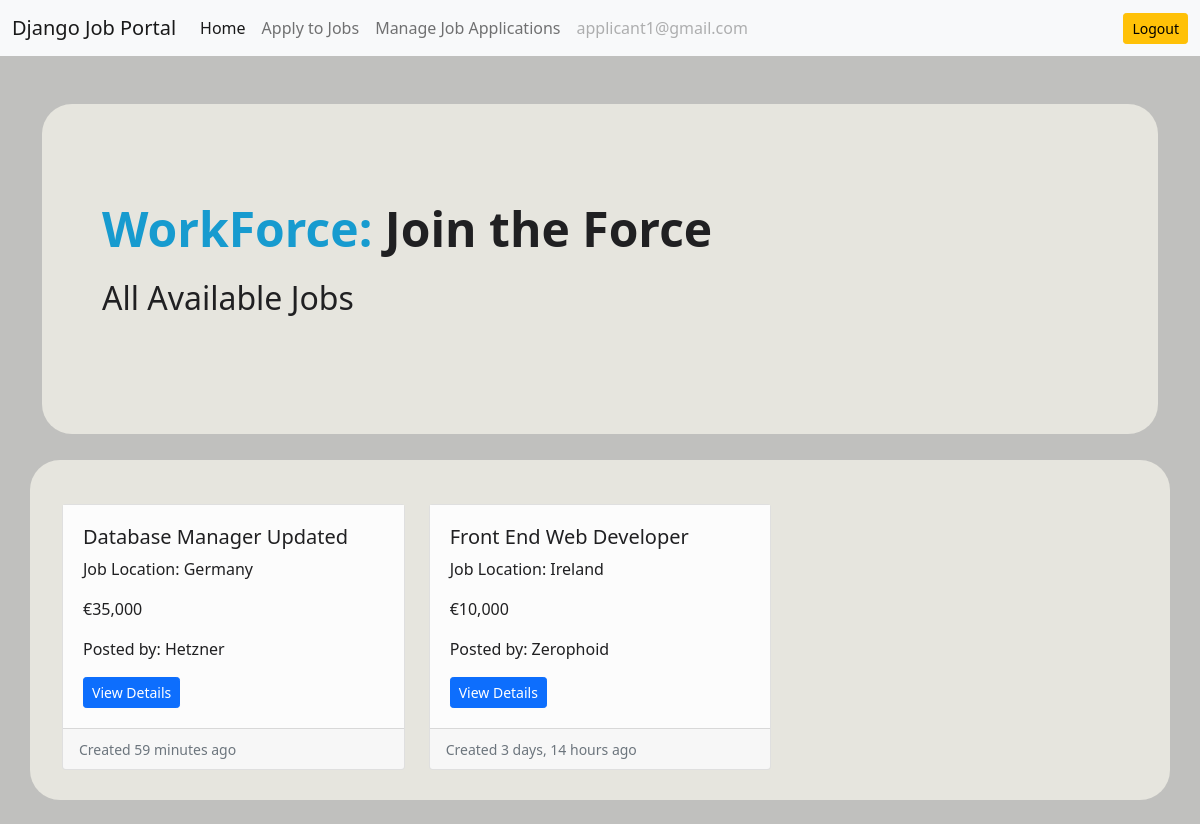
The page /job-listing/ (signed in) on the database its author committed.
### users/models.py (models this page shows)
class User(AbstractUser):
    email = models.EmailField(unique=True)
    is_recruiter = models.BooleanField(default=False)
    is_applicant = models.BooleanField(default=False)
    has_resume = models.BooleanField(default=False)
    has_company = models.BooleanField(default=False)

### work/models.py (models this page shows, shortened)
class Job(models.Model):
    job_type_choices = (
        ("Remote", "Remote"),
        ("Onsite", "Onsite"),
        ("Hybrid", "Hybrid"),
    )
    user = models.ForeignKey(User, on_delete=models.CASCADE)
    company = models.ForeignKey(Company, on_delete=models.CASCADE)
    title = models.CharField(max_length=100)
    city = models.CharField(max_length=100)
    salary = models.PositiveIntegerField(default=35000)
    requirements = models.TextField()
    ideal_candidate = models.TextField()
    is_available = models.BooleanField(default=True)
    timestamp = models.DateTimeField(auto_now_add=True)
    industry = models.ForeignKey(
        Industry, on_delete=models.DO_NOTHING, null=True, blank=True
    )
    state = models.ForeignKey(State, on_delete=models.DO_NOTHING, null=True, blank=True)
    job_type = models.CharField(
        max_length=20, choices=job_type_choices, null=True, blank=True
    )

class State(models.Model):
    name = models.CharField(max_length=100)
    def __str__(self):
        return self.name

### company/models.py (models this page shows)
class Company(models.Model):
    user = models.OneToOneField(User, on_delete=models.CASCADE)
    name = models.CharField(max_length=100, null=True, blank=True)
    est_date = models.PositiveIntegerField(null=True, blank=True)
    city = models.CharField(max_length=100, null=True, blank=True)
    state = models.CharField(max_length=100, null=True, blank=True)
    def __str__(self):
        return self.name

### website/views.py (the view)
# urls.py: path("job-listing/", views.job_listing, name="job-listing"),
def job_listing(request):
    jobs = Job.objects.filter(is_available=True).order_by("-timestamp")
    context = {"jobs": jobs}
    return render(request, "website/job_listing.html", context)

### templates/website/job_listing.html
{% extends 'base.html' %}
{% load static %}
{% load humanize %}
{% block content %}
<section class="main-panel-website">
    <div class="p-5 mb-4 rounded-3">
        <div class="container-fluid py-5">
            <h2 class="display-5 fw-bold"><span class="highlighted">WorkForce:</span> Join the Force</h2>
            <p class="col-md-8 fs-2 mt-3">
                All Available Jobs
            </p>
        </div>
    </div>
</section>
<div class="row row-cols-1 row-cols-md-3 g-4 job-card-container">
    {% if jobs %}
    {% for job in jobs %}
    <div class="col">
        <div class="card h-100">
            <div class="card-body-bottom">
                <h5 class="card-title">{{job.title}}</h5>
                <p class="card-text">Job Location: {{job.state}}</p>
                <p class="card-text">€{{job.salary|intcomma}}</p>
                <p class="card-text">Posted by: {{job.company}}</p>
                <a class="btn btn-primary btn-sm" href="{% url 'job-details' job.pk %}">View Details</a>
            </div>
            <div class="card-footer">
                <small class="text-muted">Created {{job.timestamp|naturaltime}}</small>
            </div>
        </div>
    </div>
    {% endfor %}
    {% endif %}
</div>
<br>
{% endblock content %}

### templates/base.html (shortened to what this page needs)
<!DOCTYPE html>
{% load static %}
<html lang="en">
<head>
    <link rel="stylesheet" type="text/css" href="{% static 'styles/styles.css' %}" />
    <link href="https://cdn.jsdelivr.net/npm/bootstrap@5.0.2/dist/css/bootstrap.min.css" rel="stylesheet"
 />
</head>
<body class="background">
    <nav class="navbar navbar-expand-lg navbar-light bg-light">
        <div class="container-fluid">
            <a class="navbar-brand" href="{% url 'home' %}">Django Job Portal</a>
            <div class="collapse navbar-collapse" id="navbarSupportedContent">
                {% if request.user.is_authenticated %} {% if request.user.is_applicant%}
                <ul class="navbar-nav me-auto mb-2 mb-lg-0">
                    <li class="nav-item">
                        <a class="nav-link active" aria-current="page" href="{% url 'dashboard'%}">Home</a>
                    </li>
                    {% if request.user.has_resume %}
                    <li class="nav-item">
                        <a class="nav-link" href="{% url 'job-listing' %}">Apply to Jobs</a>
                    </li>
                    <li class="nav-item">
                        <a class="nav-link" aria-current="page" href="{% url 'applied-jobs' %}">Manage Job
                            Applications</a>
                    </li>
                    {% else %}
                    <li class="nav-item">
                        <a class="nav-link" href="{% url 'update-resume' %}">Create Resume</a>
                    </li>
                    {% endif %}
                    <li class="nav-item">
                        <a class="nav-link disabled" href="#" tabindex="-1"
                            aria-disabled="true">{{request.user.email}}</a>
                    </li>
                </ul>
                <a href="{% url 'logout' %}" class="btn btn-warning btn-sm">Logout</a>
                {% endif %} {% endif %}
            </div>
        </div>
    </nav>
    <div class="container mt-5">
         {% block content %} {% endblock content %}
    </div>
</body>
</html>

### static/styles/styles.css (style rules this page uses)
:root { --color-main: #179bcf; --color-main-light: #c68535; --color-dark: #3D424A; --color-dark-medium: #c0c0be; --color-dark-light: #E6E5DE; --color-light: #F1916D; --color-text: #202022; --test-colour: #fcfcfc; }
.highlighted { color: var(--color-main); }
.background { color: var(--color-text); background-color: var(--color-dark-medium); }
.job-card-container { border-radius: 30px; background-color: var(--color-dark-light); padding: 20px; padding-bottom: 30px; }
.card-body-bottom { color: var(--color-text); background-color: var(--test-colour); padding: 20px; }
.main-panel-website { color: var(--color-text); background-color: var(--color-dark-light); margin-bottom: 50px; border-radius: 30px; }

### rows shown on the page
User: user.email "applicant1@gmail.com"
Job: title "Database Manager Updated", state "Germany", salary "35,000", company "Hetzner", timestamp "59 minutes ago"
Job: title "Front End Web Developer", state "Ireland", salary "10,000", company "Zerophoid", timestamp "3 days, 14 hours ago"
